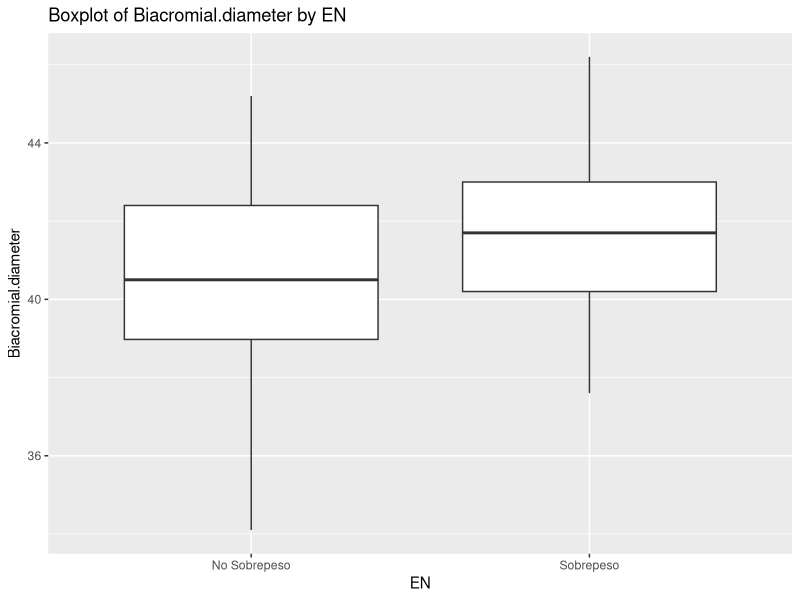
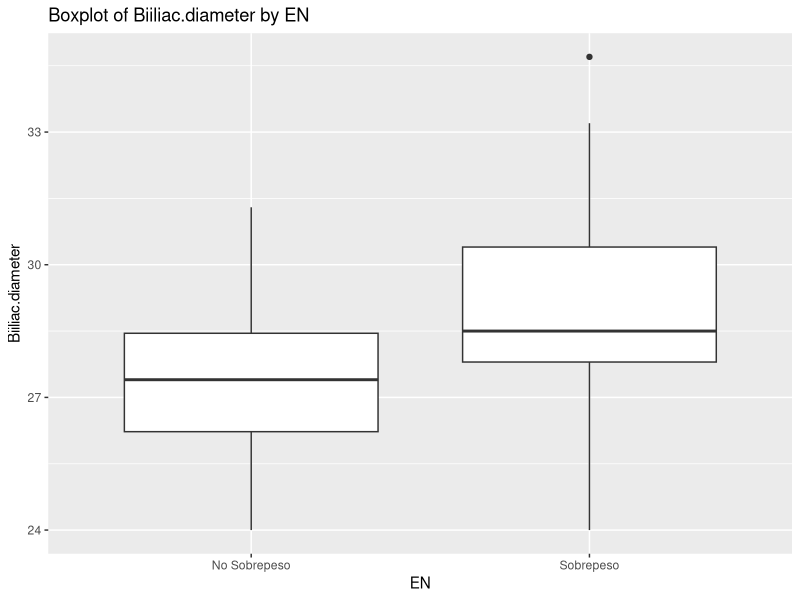
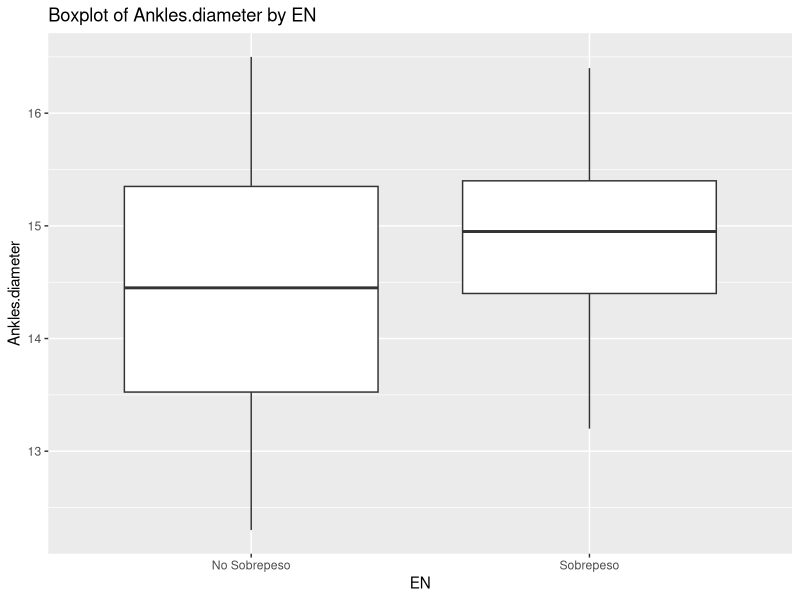
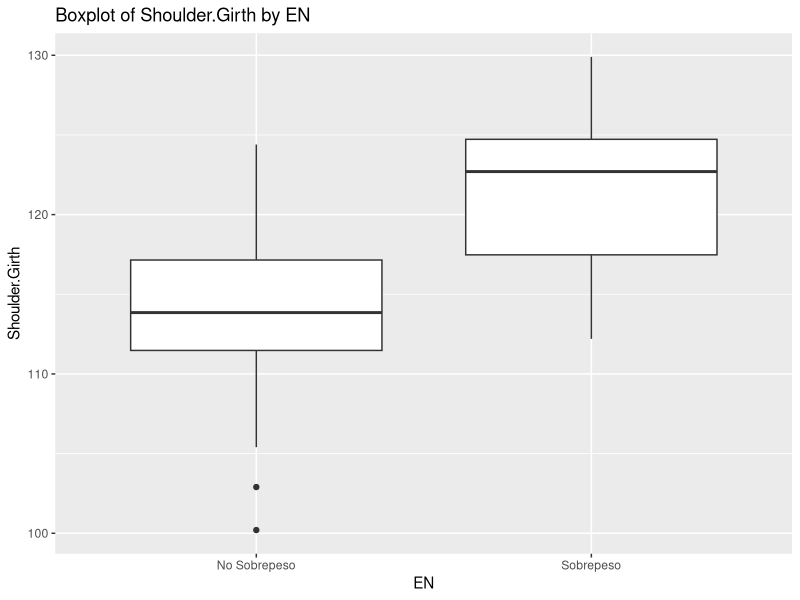
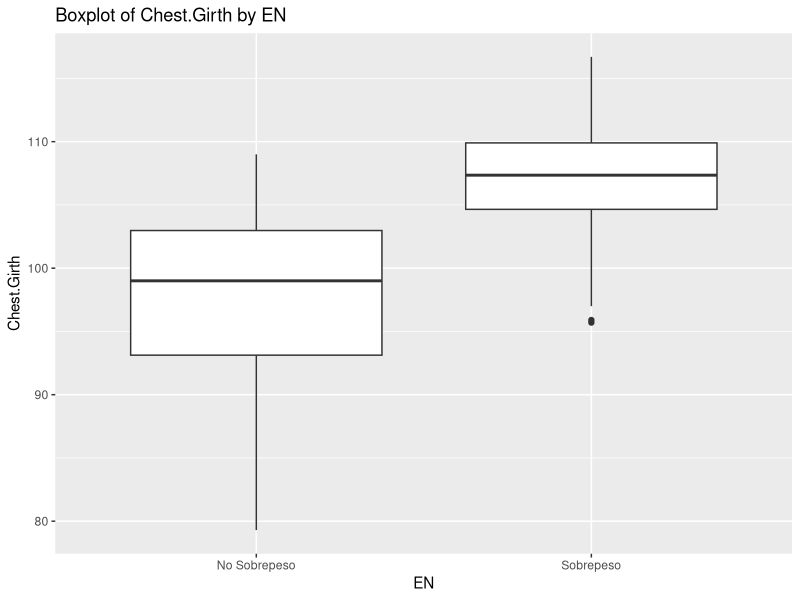
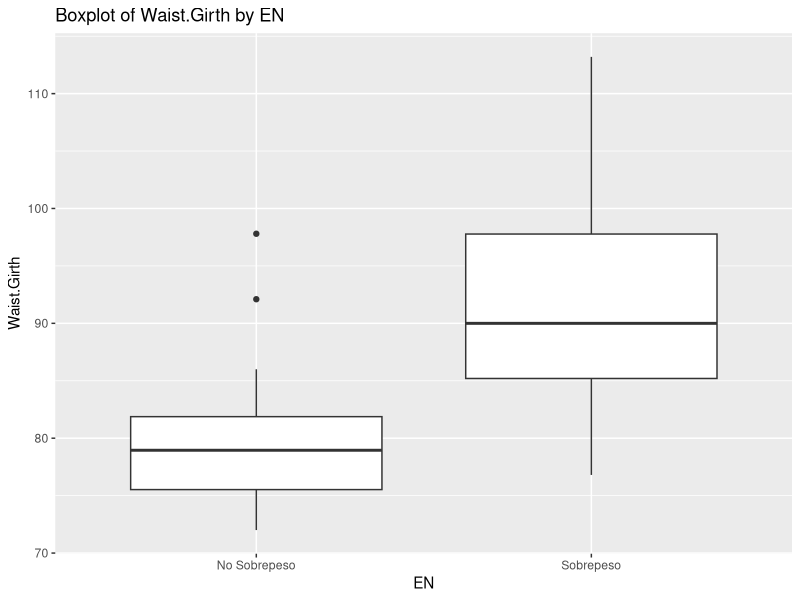
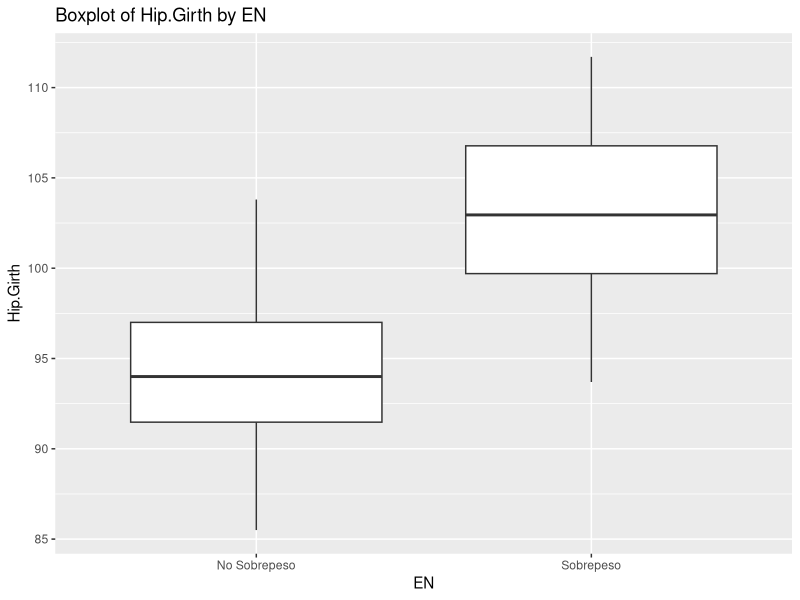
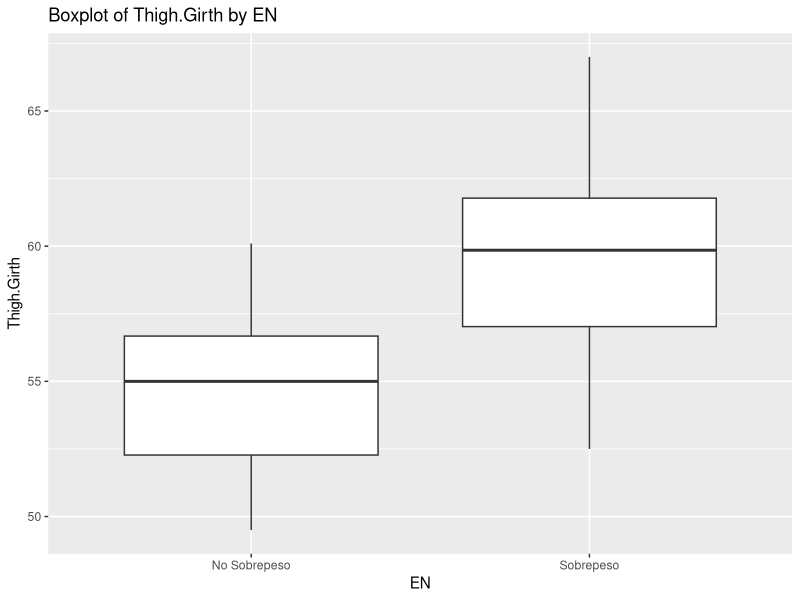

Generate these figures, in order, with R: (Note: this script raises an error after producing the figures.)
## ---- chunk 1
knitr::opts_chunk$set(echo = TRUE)
library(dplyr)
library(tidyverse)
library(ggpubr)
library(ggplot2)
library(tidyr)
library(reshape2)
library(caret)
library(pROC)

## ---- chunk 2
datos <- read.csv2("EP09_Datos.csv", sep = ";")
head(datos)
## ---- chunk 3
# Crear la variable IMC
datos$IMC <- datos$Weight / (datos$Height / 100)^2
## ---- chunk 4
# Sobrepeso: IMC >= 25.0
# No sobrepeso: IMC < 25.0

# Crear la variable dicotómica EN (estado nutricional)
datos$EN <- ifelse(datos$IMC >= 25.0, "Sobrepeso", "No Sobrepeso")


## ---- chunk 5
set.seed(8215)
## ---- chunk 6
datos_h <- datos[datos$Gender == 1, ] # Hombres

h_sobrepeso = datos_h[datos_h$EN == "Sobrepeso",]
h_no_sobrepeso = datos_h[datos_h$EN == "No Sobrepeso",]


print(head(h_sobrepeso))
print(head(h_no_sobrepeso))

# Seleccionar 45 datos con sobrepeso y 45 datos sin sobrepeso
muestra_h_sobrepeso <- h_sobrepeso[sample(1:nrow(h_sobrepeso), size = 45),]
muestra_h_no_sobrepeso <- h_no_sobrepeso[sample(1:nrow(h_no_sobrepeso), size = 45),]

muestra_h <- rbind(muestra_h_no_sobrepeso, muestra_h_sobrepeso)





# Dividir en subconjuntos de 30 y 15
subconjunto_30_sobrepeso <- muestra_h_sobrepeso[1:30, ]
subconjunto_15_sobrepeso <- muestra_h_sobrepeso[31:45, ]

subconjunto_30_no_sobrepeso <- muestra_h_no_sobrepeso[1:30, ]
subconjunto_15_no_sobrepeso <- muestra_h_no_sobrepeso[31:45, ]

# Combinar los subconjuntos  
conjunto_final_60_entrenamiento <- rbind(subconjunto_30_sobrepeso, subconjunto_30_no_sobrepeso)
conjunto_final_30_prueba <- rbind(subconjunto_15_sobrepeso, subconjunto_15_no_sobrepeso)



#transformando a binario





## ---- chunk 7

# Ocho predictores aleatorios previos.
predictores <- c( "Knees.diameter", "Bicep.Girth", "Chest.diameter", "Wrists.diameter", "Elbows.diameter", "Chest.depth", "Bitrochanteric.diameter", "Navel.Girth")

# Se obtiene el resto de predictores.
predictores_completo <- names(conjunto_final_60_entrenamiento)
resto_predictores <- setdiff(predictores_completo, predictores)

# Se analiza la correlación entre las variables, esto mediante gráficos de caja.
for (var in resto_predictores) {
  p <- ggplot(conjunto_final_60_entrenamiento, aes_string(x = "EN", y = var)) +
    geom_boxplot() +
    labs(title = paste("Boxplot of", var, "by EN"))
  print(p)
}


## ---- chunk 8

  # Para seleccionar un variable observamos la diferencia de las medias.
  
  diferencias_medianas <- data.frame(variable = character(), diferencia = numeric())
  
  for (var in resto_predictores) {
    # Verificamos si la variable es numérica
    if (is.numeric(conjunto_final_60_entrenamiento[[var]])) {
      # Calculamos las medianas por grupo para la variable actual
      medianas <- conjunto_final_60_entrenamiento %>% 
        group_by(EN) %>% 
        summarize(mediana = median(!!sym(var), na.rm = TRUE)) %>%
        na.omit() # Eliminamos los grupos con datos faltantes
  
      # Asegúrate de que hay al menos dos grupos con medianas no-NA
      if (nrow(medianas) > 1) {
        # Calculamos la diferencia de las medianas
        diferencia <- abs(medianas$mediana[1] - medianas$mediana[2])
  
        # Agregamos los resultados a nuestro dataframe
        diferencias_medianas <- rbind(diferencias_medianas, data.frame(variable = var, diferencia = diferencia))
      }
    }
  }
  
  # Ordenamos las variables por la diferencia de medianas
  diferencias_medianas <- diferencias_medianas %>% arrange(desc(diferencia))
  diferencias_medianas
  
## ---- chunk 9

conjunto_final_60_entrenamiento$EN <- as.factor(conjunto_final_60_entrenamiento$EN)

modelo_inicial <- glm(EN ~ Waist.Girth, family = binomial(link= "logit"), data = 
                conjunto_final_60_entrenamiento)
print(summary(modelo))



## ---- chunk 10

  #Realizamos el modelo completo
  

  modelo_completo <- glm(EN ~ Knees.diameter + Bicep.Girth + Chest.diameter + Wrists.diameter + Elbows.diameter + Chest.depth + Bitrochanteric.diameter + Navel.Girth, family = binomial(link= "logit"), data = 
                  conjunto_final_60_entrenamiento)

  modelo_inicial <- step(modelo_inicial, scope = list(lower = modelo_inicial, upper = modelo_completo), direction = "both", trace = 0)  


  #Evaluamos la adición de un nuevo predictor





  


